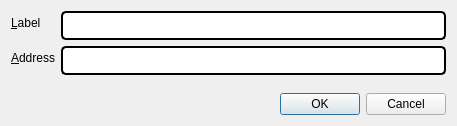
<?xml version="1.0" encoding="UTF-8"?>
<ui version="4.0">
 <class>EditAddressDialog</class>
 <widget class="QDialog" name="EditAddressDialog">
  <property name="geometry">
   <rect>
    <x>0</x>
    <y>0</y>
    <width>457</width>
    <height>126</height>
   </rect>
  </property>
  <property name="windowTitle">
   <string>Edit Address</string>
  </property>
  <property name="styleSheet">
   <string notr="true">/*
 * The MIT License (MIT)
 *
 * Copyright (c) &lt;2013-2014&gt; &lt;Colin Duquesnoy&gt;
 *
 * Permission is hereby granted, free of charge, to any person obtaining a copy
 * of this software and associated documentation files (the &quot;Software&quot;), to deal
 * in the Software without restriction, including without limitation the rights
 * to use, copy, modify, merge, publish, distribute, sublicense, and/or sell
 * copies of the Software, and to permit persons to whom the Software is
 * furnished to do so, subject to the following conditions:

 * The above copyright notice and this permission notice shall be included in
 * all copies or substantial portions of the Software.

 * THE SOFTWARE IS PROVIDED &quot;AS IS&quot;, WITHOUT WARRANTY OF ANY KIND, EXPRESS OR
 * IMPLIED, INCLUDING BUT NOT LIMITED TO THE WARRANTIES OF MERCHANTABILITY,
 * FITNESS FOR A PARTICULAR PURPOSE AND NONINFRINGEMENT. IN NO EVENT SHALL THE
 * AUTHORS OR COPYRIGHT HOLDERS BE LIABLE FOR ANY CLAIM, DAMAGES OR OTHER
 * LIABILITY, WHETHER IN AN ACTION OF CONTRACT, TORT OR OTHERWISE, ARISING FROM,
 * OUT OF OR IN CONNECTION WITH THE SOFTWARE OR THE USE OR OTHER DEALINGS IN
 * THE SOFTWARE.
 */
QToolTip
{
    border: 1px solid #76797C;
    background-color: rgb(90, 102, 117);;
    color: white;
    padding: 5px;
    opacity: 200;
}

QWidget
{
    color: #eff0f1;
    background-color: #31363b;
    selection-background-color:#3daee9;
    selection-color: #eff0f1;
    background-clip: border;
    border-image: none;
    border: 0px transparent black;
    outline: 0;
}

QWidget:item:hover
{
    background-color: #18465d;
    color: #eff0f1;
}

QWidget:item:selected
{
    background-color: #18465d;
}

QCheckBox
{
    spacing: 5px;
    outline: none;
    color: #eff0f1;
    margin-bottom: 2px;
}

QCheckBox:disabled
{
    color: #76797C;
}

QCheckBox::indicator,
QGroupBox::indicator
{
    width: 18px;
    height: 18px;
}
QGroupBox::indicator
{
    margin-left: 2px;
}

QCheckBox::indicator:unchecked
{
    image: url(:/qss_icons/rc/checkbox_unchecked.png);
}

QCheckBox::indicator:unchecked:hover,
QCheckBox::indicator:unchecked:focus,
QCheckBox::indicator:unchecked:pressed,
QGroupBox::indicator:unchecked:hover,
QGroupBox::indicator:unchecked:focus,
QGroupBox::indicator:unchecked:pressed
{
  border: none;
    image: url(:/qss_icons/rc/checkbox_unchecked_focus.png);
}

QCheckBox::indicator:checked
{
    image: url(:/qss_icons/rc/checkbox_checked.png);
}

QCheckBox::indicator:checked:hover,
QCheckBox::indicator:checked:focus,
QCheckBox::indicator:checked:pressed,
QGroupBox::indicator:checked:hover,
QGroupBox::indicator:checked:focus,
QGroupBox::indicator:checked:pressed
{
  border: none;
    image: url(:/qss_icons/rc/checkbox_checked_focus.png);
}


QCheckBox::indicator:indeterminate
{
    image: url(:/qss_icons/rc/checkbox_indeterminate.png);
}

QCheckBox::indicator:indeterminate:focus,
QCheckBox::indicator:indeterminate:hover,
QCheckBox::indicator:indeterminate:pressed
{
    image: url(:/qss_icons/rc/checkbox_indeterminate_focus.png);
}

QCheckBox::indicator:checked:disabled,
QGroupBox::indicator:checked:disabled
{
    image: url(:/qss_icons/rc/checkbox_checked_disabled.png);
}

QCheckBox::indicator:unchecked:disabled,
QGroupBox::indicator:unchecked:disabled
{
    image: url(:/qss_icons/rc/checkbox_unchecked_disabled.png);
}

QRadioButton
{
    spacing: 5px;
    outline: none;
    color: #eff0f1;
    margin-bottom: 2px;
}

QRadioButton:disabled
{
    color: #76797C;
}
QRadioButton::indicator
{
    width: 21px;
    height: 21px;
}

QRadioButton::indicator:unchecked
{
    image: url(:/qss_icons/rc/radio_unchecked.png);
}


QRadioButton::indicator:unchecked:hover,
QRadioButton::indicator:unchecked:focus,
QRadioButton::indicator:unchecked:pressed
{
    border: none;
    outline: none;
    image: url(:/qss_icons/rc/radio_unchecked_focus.png);
}

QRadioButton::indicator:checked
{
    border: none;
    outline: none;
    image: url(:/qss_icons/rc/radio_checked.png);
}

QRadioButton::indicator:checked:hover,
QRadioButton::indicator:checked:focus,
QRadioButton::indicator:checked:pressed
{
    border: none;
    outline: none;
    image: url(:/qss_icons/rc/radio_checked_focus.png);
}

QRadioButton::indicator:checked:disabled
{
    outline: none;
    image: url(:/qss_icons/rc/radio_checked_disabled.png);
}

QRadioButton::indicator:unchecked:disabled
{
    image: url(:/qss_icons/rc/radio_unchecked_disabled.png);
}


QMenuBar
{
    background-color: #31363b;
    color: #eff0f1;
}

QMenuBar::item
{
    background: transparent;
}

QMenuBar::item:selected
{
    background: transparent;
    border: 1px solid #76797C;
}

QMenuBar::item:pressed
{
    border: 1px solid #76797C;
    background-color: #3daee9;
    color: #eff0f1;
    margin-bottom:-1px;
    padding-bottom:1px;
}

QMenu
{
    border: 1px solid #76797C;
    color: #eff0f1;
    margin: 2px;
}

QMenu::icon
{
    margin: 5px;
}

QMenu::item
{
    padding: 5px 30px 5px 30px;
    border: 1px solid transparent; /* reserve space for selection border */
}

QMenu::item:selected
{
    color: #eff0f1;
}

QMenu::separator {
    height: 2px;
    background: lightblue;
    margin-left: 10px;
    margin-right: 5px;
}

QMenu::indicator {
    width: 18px;
    height: 18px;
}

/* non-exclusive indicator = check box style indicator
   (see QActionGroup::setExclusive) */
QMenu::indicator:non-exclusive:unchecked {
    image: url(:/qss_icons/rc/checkbox_unchecked.png);
}

QMenu::indicator:non-exclusive:unchecked:selected {
    image: url(:/qss_icons/rc/checkbox_unchecked_disabled.png);
}

QMenu::indicator:non-exclusive:checked {
    image: url(:/qss_icons/rc/checkbox_checked.png);
}

QMenu::indicator:non-exclusive:checked:selected {
    image: url(:/qss_icons/rc/checkbox_checked_disabled.png);
}

/* exclusive indicator = radio button style indicator (see QActionGroup::setExclusive) */
QMenu::indicator:exclusive:unchecked {
    image: url(:/qss_icons/rc/radio_unchecked.png);
}

QMenu::indicator:exclusive:unchecked:selected {
    image: url(:/qss_icons/rc/radio_unchecked_disabled.png);
}

QMenu::indicator:exclusive:checked {
    image: url(:/qss_icons/rc/radio_checked.png);
}

QMenu::indicator:exclusive:checked:selected {
    image: url(:/qss_icons/rc/radio_checked_disabled.png);
}

QMenu::right-arrow {
    margin: 5px;
    image: url(:/qss_icons/rc/right_arrow.png)
}


QWidget:disabled
{
    color: #454545;
    background-color: #31363b;
}

QAbstractItemView
{
    alternate-background-color: #31363b;
    color: #eff0f1;
    border: 1px solid 3A3939;
    border-radius: 2px;
}

QWidget:focus, QMenuBar:focus
{
    border: 1px solid #3daee9;
}

QTabWidget:focus, QCheckBox:focus, QRadioButton:focus, QSlider:focus
{
    border: none;
}

QLineEdit
{
    background-color: #232629;
    padding: 5px;
    border-style: solid;
    border: 1px solid #76797C;
    border-radius: 2px;
    color: #eff0f1;
}

QAbstractItemView QLineEdit
{
    padding: 0;
}

QGroupBox {
    border:1px solid #76797C;
    border-radius: 2px;
    margin-top: 20px;
}

QGroupBox::title {
    subcontrol-origin: margin;
    subcontrol-position: top center;
    padding-left: 10px;
    padding-right: 10px;
    padding-top: 10px;
}

QAbstractScrollArea
{
    border-radius: 2px;
    border: 1px solid #76797C;
    background-color: transparent;
}

QScrollBar:horizontal
{
    height: 15px;
    margin: 3px 15px 3px 15px;
    border: 1px transparent #2A2929;
    border-radius: 4px;
    background-color: #2A2929;
}

QScrollBar::handle:horizontal
{
    background-color: #605F5F;
    min-width: 5px;
    border-radius: 4px;
}

QScrollBar::add-line:horizontal
{
    margin: 0px 3px 0px 3px;
    border-image: url(:/qss_icons/rc/right_arrow_disabled.png);
    width: 10px;
    height: 10px;
    subcontrol-position: right;
    subcontrol-origin: margin;
}

QScrollBar::sub-line:horizontal
{
    margin: 0px 3px 0px 3px;
    border-image: url(:/qss_icons/rc/left_arrow_disabled.png);
    height: 10px;
    width: 10px;
    subcontrol-position: left;
    subcontrol-origin: margin;
}

QScrollBar::add-line:horizontal:hover,QScrollBar::add-line:horizontal:on
{
    border-image: url(:/qss_icons/rc/right_arrow.png);
    height: 10px;
    width: 10px;
    subcontrol-position: right;
    subcontrol-origin: margin;
}


QScrollBar::sub-line:horizontal:hover, QScrollBar::sub-line:horizontal:on
{
    border-image: url(:/qss_icons/rc/left_arrow.png);
    height: 10px;
    width: 10px;
    subcontrol-position: left;
    subcontrol-origin: margin;
}

QScrollBar::up-arrow:horizontal, QScrollBar::down-arrow:horizontal
{
    background: none;
}


QScrollBar::add-page:horizontal, QScrollBar::sub-page:horizontal
{
    background: none;
}

QScrollBar:vertical
{
    background-color: #2A2929;
    width: 15px;
    margin: 15px 3px 15px 3px;
    border: 1px transparent #2A2929;
    border-radius: 4px;
}

QScrollBar::handle:vertical
{
    background-color: #605F5F;
    min-height: 5px;
    border-radius: 4px;
}

QScrollBar::sub-line:vertical
{
    margin: 3px 0px 3px 0px;
    border-image: url(:/qss_icons/rc/up_arrow_disabled.png);
    height: 10px;
    width: 10px;
    subcontrol-position: top;
    subcontrol-origin: margin;
}

QScrollBar::add-line:vertical
{
    margin: 3px 0px 3px 0px;
    border-image: url(:/qss_icons/rc/down_arrow_disabled.png);
    height: 10px;
    width: 10px;
    subcontrol-position: bottom;
    subcontrol-origin: margin;
}

QScrollBar::sub-line:vertical:hover,QScrollBar::sub-line:vertical:on
{

    border-image: url(:/qss_icons/rc/up_arrow.png);
    height: 10px;
    width: 10px;
    subcontrol-position: top;
    subcontrol-origin: margin;
}


QScrollBar::add-line:vertical:hover, QScrollBar::add-line:vertical:on
{
    border-image: url(:/qss_icons/rc/down_arrow.png);
    height: 10px;
    width: 10px;
    subcontrol-position: bottom;
    subcontrol-origin: margin;
}

QScrollBar::up-arrow:vertical, QScrollBar::down-arrow:vertical
{
    background: none;
}


QScrollBar::add-page:vertical, QScrollBar::sub-page:vertical
{
    background: none;
}

QTextEdit
{
    background-color: #232629;
    color: #eff0f1;
    border: 1px solid #76797C;
}

QPlainTextEdit
{
    background-color: #232629;;
    color: #eff0f1;
    border-radius: 2px;
    border: 1px solid #76797C;
}

QHeaderView::section
{
    background-color: #76797C;
    color: #eff0f1;
    padding: 5px;
    border: 1px solid #76797C;
}

QSizeGrip {
    image: url(:/qss_icons/rc/sizegrip.png);
    width: 12px;
    height: 12px;
}


QMainWindow::separator
{
    background-color: #31363b;
    color: white;
    padding-left: 4px;
    spacing: 2px;
    border: 1px dashed #76797C;
}

QMainWindow::separator:hover
{

    background-color: #787876;
    color: white;
    padding-left: 4px;
    border: 1px solid #76797C;
    spacing: 2px;
}


QMenu::separator
{
    height: 1px;
    background-color: #76797C;
    color: white;
    padding-left: 4px;
    margin-left: 10px;
    margin-right: 5px;
}


QFrame
{
    border-radius: 2px;
    border: 1px solid #76797C;
}

QFrame[frameShape=&quot;0&quot;]
{
    border-radius: 2px;
    border: 1px transparent #76797C;
}

QStackedWidget
{
    border: 1px transparent black;
}

QToolBar {
    border: 1px transparent #393838;
    background: 1px solid #31363b;
    font-weight: bold;
}

QToolBar::handle:horizontal {
    image: url(:/qss_icons/rc/Hmovetoolbar.png);
}
QToolBar::handle:vertical {
    image: url(:/qss_icons/rc/Vmovetoolbar.png);
}
QToolBar::separator:horizontal {
    image: url(:/qss_icons/rc/Hsepartoolbar.png);
}
QToolBar::separator:vertical {
    image: url(:/qss_icons/rc/Vsepartoolbar.png);
}
QToolButton#qt_toolbar_ext_button {
    background: #58595a
}

QPushButton
{
    color: #eff0f1;
    background-color: #31363b;
    border-width: 1px;
    border-color: #76797C;
    border-style: solid;
    padding: 5px;
    border-radius: 2px;
    outline: none;
}

QPushButton:disabled
{
    background-color: #31363b;
    border-width: 1px;
    border-color: #454545;
    border-style: solid;
    padding-top: 5px;
    padding-bottom: 5px;
    padding-left: 10px;
    padding-right: 10px;
    border-radius: 2px;
    color: #454545;
}

QPushButton:focus {
    background-color: #3daee9;
    color: white;
}

QPushButton:pressed
{
    background-color: #3daee9;
    padding-top: -15px;
    padding-bottom: -17px;
}

QComboBox
{
    selection-background-color: #3daee9;
    border-style: solid;
    border: 1px solid #76797C;
    border-radius: 2px;
    padding: 5px;
    min-width: 75px;
}

QPushButton:checked{
    background-color: #76797C;
    border-color: #6A6969;
}

QComboBox:hover,QPushButton:hover,QAbstractSpinBox:hover,QLineEdit:hover,QTextEdit:hover,QPlainTextEdit:hover,QAbstractView:hover,QTreeView:hover
{
    border: 1px solid #3daee9;
    color: #eff0f1;
}

QComboBox:on
{
    padding-top: 3px;
    padding-left: 4px;
    selection-background-color: #4a4a4a;
}

QComboBox QAbstractItemView
{
    background-color: #232629;
    border-radius: 2px;
    border: 1px solid #76797C;
    selection-background-color: #18465d;
}

QComboBox::drop-down
{
    subcontrol-origin: padding;
    subcontrol-position: top right;
    width: 15px;

    border-left-width: 0px;
    border-left-color: darkgray;
    border-left-style: solid;
    border-top-right-radius: 3px;
    border-bottom-right-radius: 3px;
}

QComboBox::down-arrow
{
    image: url(:/qss_icons/rc/down_arrow_disabled.png);
}

QComboBox::down-arrow:on, QComboBox::down-arrow:hover,
QComboBox::down-arrow:focus
{
    image: url(:/qss_icons/rc/down_arrow.png);
}

QAbstractSpinBox {
    padding: 5px;
    border: 1px solid #76797C;
    background-color: #232629;
    color: #eff0f1;
    border-radius: 2px;
    min-width: 75px;
}

QAbstractSpinBox:up-button
{
    background-color: transparent;
    subcontrol-origin: border;
    subcontrol-position: center right;
}

QAbstractSpinBox:down-button
{
    background-color: transparent;
    subcontrol-origin: border;
    subcontrol-position: center left;
}

QAbstractSpinBox::up-arrow,QAbstractSpinBox::up-arrow:disabled,QAbstractSpinBox::up-arrow:off {
    image: url(:/qss_icons/rc/up_arrow_disabled.png);
    width: 10px;
    height: 10px;
}
QAbstractSpinBox::up-arrow:hover
{
    image: url(:/qss_icons/rc/up_arrow.png);
}


QAbstractSpinBox::down-arrow,QAbstractSpinBox::down-arrow:disabled,QAbstractSpinBox::down-arrow:off
{
    image: url(:/qss_icons/rc/down_arrow_disabled.png);
    width: 10px;
    height: 10px;
}
QAbstractSpinBox::down-arrow:hover
{
    image: url(:/qss_icons/rc/down_arrow.png);
}


QLabel
{
    border: 0px solid black;
}

QTabWidget{
    border: 0px transparent black;
}

QTabWidget::pane {
    border: 1px solid #76797C;
    padding: 5px;
    margin: 0px;
}

QTabWidget::tab-bar {
    left: 5px; /* move to the right by 5px */
}

QTabBar
{
    qproperty-drawBase: 0;
    border-radius: 3px;
}

QTabBar:focus
{
    border: 0px transparent black;
}

QTabBar::close-button  {
    image: url(:/qss_icons/rc/close.png);
    background: transparent;
}

QTabBar::close-button:hover
{
    image: url(:/qss_icons/rc/close-hover.png);
    background: transparent;
}

QTabBar::close-button:pressed {
    image: url(:/qss_icons/rc/close-pressed.png);
    background: transparent;
}

/* TOP TABS */
QTabBar::tab:top {
    color: #eff0f1;
    border: 1px solid #76797C;
    border-bottom: 1px transparent black;
    background-color: #31363b;
    padding: 5px;
    min-width: 50px;
    border-top-left-radius: 2px;
    border-top-right-radius: 2px;
}

QTabBar::tab:top:!selected
{
    color: #eff0f1;
    background-color: #54575B;
    border: 1px solid #76797C;
    border-bottom: 1px transparent black;
    border-top-left-radius: 2px;
    border-top-right-radius: 2px;    
}

QTabBar::tab:top:!selected:hover {
    background-color: #3daee9;
}

/* BOTTOM TABS */
QTabBar::tab:bottom {
    color: #eff0f1;
    border: 1px solid #76797C;
    border-top: 1px transparent black;
    background-color: #31363b;
    padding: 5px;
    border-bottom-left-radius: 2px;
    border-bottom-right-radius: 2px;
    min-width: 50px;
}

QTabBar::tab:bottom:!selected
{
    color: #eff0f1;
    background-color: #54575B;
    border: 1px solid #76797C;
    border-top: 1px transparent black;
    border-bottom-left-radius: 2px;
    border-bottom-right-radius: 2px;
}

QTabBar::tab:bottom:!selected:hover {
    background-color: #3daee9;
}

/* LEFT TABS */
QTabBar::tab:left {
    color: #eff0f1;
    border: 1px solid #76797C;
    border-left: 1px transparent black;
    background-color: #31363b;
    padding: 5px;
    border-top-right-radius: 2px;
    border-bottom-right-radius: 2px;
    min-height: 50px;
}

QTabBar::tab:left:!selected
{
    color: #eff0f1;
    background-color: #54575B;
    border: 1px solid #76797C;
    border-left: 1px transparent black;
    border-top-right-radius: 2px;
    border-bottom-right-radius: 2px;
}

QTabBar::tab:left:!selected:hover {
    background-color: #3daee9;
}


/* RIGHT TABS */
QTabBar::tab:right {
    color: #eff0f1;
    border: 1px solid #76797C;
    border-right: 1px transparent black;
    background-color: #31363b;
    padding: 5px;
    border-top-left-radius: 2px;
    border-bottom-left-radius: 2px;
    min-height: 50px;
}

QTabBar::tab:right:!selected
{
    color: #eff0f1;
    background-color: #54575B;
    border: 1px solid #76797C;
    border-right: 1px transparent black;
    border-top-left-radius: 2px;
    border-bottom-left-radius: 2px;
}

QTabBar::tab:right:!selected:hover {
    background-color: #3daee9;
}

QTabBar QToolButton::right-arrow:enabled {
     image: url(:/qss_icons/rc/right_arrow.png);
 }

 QTabBar QToolButton::left-arrow:enabled {
     image: url(:/qss_icons/rc/left_arrow.png);
 }

QTabBar QToolButton::right-arrow:disabled {
     image: url(:/qss_icons/rc/right_arrow_disabled.png);
 }

 QTabBar QToolButton::left-arrow:disabled {
     image: url(:/qss_icons/rc/left_arrow_disabled.png);
 }


QDockWidget {
    background: #31363b;
    border: 1px solid #403F3F;
    titlebar-close-icon: url(:/qss_icons/rc/close.png);
    titlebar-normal-icon: url(:/qss_icons/rc/undock.png);
}

QDockWidget::close-button, QDockWidget::float-button {
    border: 1px solid transparent;
    border-radius: 2px;
    background: transparent;
}

QDockWidget::close-button:hover, QDockWidget::float-button:hover {
    background: rgba(255, 255, 255, 10);
}

QDockWidget::close-button:pressed, QDockWidget::float-button:pressed {
    padding: 1px -1px -1px 1px;
    background: rgba(255, 255, 255, 10);
}

QTreeView, QListView
{
    border: 1px solid #76797C;
    background-color: #232629;
}

QTreeView:branch:selected, QTreeView:branch:hover
{
    background: url(:/qss_icons/rc/transparent.png);
}

QTreeView::branch:has-siblings:!adjoins-item {
    border-image: url(:/qss_icons/rc/transparent.png);
}

QTreeView::branch:has-siblings:adjoins-item {
    border-image: url(:/qss_icons/rc/transparent.png);
}

QTreeView::branch:!has-children:!has-siblings:adjoins-item {
    border-image: url(:/qss_icons/rc/transparent.png);
}

QTreeView::branch:has-children:!has-siblings:closed,
QTreeView::branch:closed:has-children:has-siblings {
    image: url(:/qss_icons/rc/branch_closed.png);
}

QTreeView::branch:open:has-children:!has-siblings,
QTreeView::branch:open:has-children:has-siblings  {
    image: url(:/qss_icons/rc/branch_open.png);
}

QTreeView::branch:has-children:!has-siblings:closed:hover,
QTreeView::branch:closed:has-children:has-siblings:hover {
    image: url(:/qss_icons/rc/branch_closed-on.png);
    }

QTreeView::branch:open:has-children:!has-siblings:hover,
QTreeView::branch:open:has-children:has-siblings:hover  {
    image: url(:/qss_icons/rc/branch_open-on.png);
    }

QListView::item:!selected:hover, QTreeView::item:!selected:hover  {
    background: #18465d;
    outline: 0;
    color: #eff0f1
}

QListView::item:selected:hover, QTreeView::item:selected:hover  {
    background: #287399;
    color: #eff0f1;
}

QSlider::groove:horizontal {
    border: 1px solid #565a5e;
    height: 4px;
    background: #565a5e;
    margin: 0px;
    border-radius: 2px;
}

QSlider::handle:horizontal {
    background: #232629;
    border: 1px solid #565a5e;
    width: 16px;
    height: 16px;
    margin: -8px 0;
    border-radius: 9px;
}

QSlider::groove:vertical {
    border: 1px solid #565a5e;
    width: 4px;
    background: #565a5e;
    margin: 0px;
    border-radius: 3px;
}

QSlider::handle:vertical {
    background: #232629;
    border: 1px solid #565a5e;
    width: 16px;
    height: 16px;
    margin: 0 -8px;
    border-radius: 9px;
}

QToolButton {
    background-color: transparent;
    border: 1px transparent #76797C;
    border-radius: 2px;
    margin: 3px;
    padding: 5px;
}

QToolButton[popupMode=&quot;1&quot;] { /* only for MenuButtonPopup */
 padding-right: 20px; /* make way for the popup button */
 border: 1px #76797C;
 border-radius: 5px;
}

QToolButton[popupMode=&quot;2&quot;] { /* only for InstantPopup */
 padding-right: 10px; /* make way for the popup button */
 border: 1px #76797C;
}


QToolButton:hover, QToolButton::menu-button:hover {
    background-color: transparent;
    border: 1px solid #3daee9;
    padding: 5px;
}

QToolButton:checked, QToolButton:pressed,
        QToolButton::menu-button:pressed {
    background-color: #3daee9;
    border: 1px solid #3daee9;
    padding: 5px;
}

/* the subcontrol below is used only in the InstantPopup or DelayedPopup mode */
QToolButton::menu-indicator {
    image: url(:/qss_icons/rc/down_arrow.png);
    top: -7px; left: -2px; /* shift it a bit */
}

/* the subcontrols below are used only in the MenuButtonPopup mode */
QToolButton::menu-button {
    border: 1px transparent #76797C;
    border-top-right-radius: 6px;
    border-bottom-right-radius: 6px;
    /* 16px width + 4px for border = 20px allocated above */
    width: 16px;
    outline: none;
}

QToolButton::menu-arrow {
    image: url(:/qss_icons/rc/down_arrow.png);
}

QToolButton::menu-arrow:open {
    border: 1px solid #76797C;
}

QPushButton::menu-indicator  {
    subcontrol-origin: padding;
    subcontrol-position: bottom right;
    left: 8px;
}

QTableView
{
    border: 1px solid #76797C;
    gridline-color: #31363b;
    background-color: #232629;
}


QTableView, QHeaderView
{
    border-radius: 0px;
}

QTableView::item:pressed, QListView::item:pressed, QTreeView::item:pressed  {
    background: #18465d;
    color: #eff0f1;
}

QTableView::item:selected:active, QTreeView::item:selected:active, QListView::item:selected:active  {
    background: #287399;
    color: #eff0f1;
}


QHeaderView
{
    background-color: #31363b;
    border: 1px transparent;
    border-radius: 0px;
    margin: 0px;
    padding: 0px;

}

QHeaderView::section  {
    background-color: #31363b;
    color: #eff0f1;
    padding: 5px;
    border: 1px solid #76797C;
    border-radius: 0px;
    text-align: center;
}

QHeaderView::section::vertical::first, QHeaderView::section::vertical::only-one
{
    border-top: 1px solid #76797C;
}

QHeaderView::section::vertical
{
    border-top: transparent;
}

QHeaderView::section::horizontal::first, QHeaderView::section::horizontal::only-one
{
    border-left: 1px solid #76797C;
}

QHeaderView::section::horizontal
{
    border-left: transparent;
}


QHeaderView::section:checked
 {
    color: white;
    background-color: #334e5e;
 }

 /* style the sort indicator */
QHeaderView::down-arrow {
    image: url(:/qss_icons/rc/down_arrow.png);
}

QHeaderView::up-arrow {
    image: url(:/qss_icons/rc/up_arrow.png);
}


QTableCornerButton::section {
    background-color: #31363b;
    border: 1px transparent #76797C;
    border-radius: 0px;
}

QToolBox  {
    padding: 5px;
    border: 1px transparent black;
}

QToolBox::tab {
    color: #eff0f1;
    background-color: #31363b;
    border: 1px solid #76797C;
    border-bottom: 1px transparent #31363b;
    border-top-left-radius: 5px;
    border-top-right-radius: 5px;
}

QToolBox::tab:selected { /* italicize selected tabs */
    font: italic;
    background-color: #31363b;
    border-color: #3daee9;
 }

QStatusBar::item {
    border: 0px transparent dark;
 }


QFrame[height=&quot;3&quot;], QFrame[width=&quot;3&quot;] {
    background-color: #76797C;
}


QSplitter::handle {
    border: 1px dashed #76797C;
}

QSplitter::handle:hover {
    background-color: #787876;
    border: 1px solid #76797C;
}

QSplitter::handle:horizontal {
    width: 1px;
}

QSplitter::handle:vertical {
    height: 1px;
}

QProgressBar {
    border: 1px solid #76797C;
    border-radius: 5px;
    text-align: center;
}

QProgressBar::chunk {
    background-color: #05B8CC;
}

QDateEdit
{
    selection-background-color: #3daee9;
    border-style: solid;
    border: 1px solid #3375A3;
    border-radius: 2px;
    padding: 1px;
    min-width: 75px;
}

QDateEdit:on
{
    padding-top: 3px;
    padding-left: 4px;
    selection-background-color: #4a4a4a;
}

QDateEdit QAbstractItemView
{
    background-color: #232629;
    border-radius: 2px;
    border: 1px solid #3375A3;
    selection-background-color: #3daee9;
}

QDateEdit::drop-down
{
    subcontrol-origin: padding;
    subcontrol-position: top right;
    width: 15px;
    border-left-width: 0px;
    border-left-color: darkgray;
    border-left-style: solid;
    border-top-right-radius: 3px;
    border-bottom-right-radius: 3px;
}

QDateEdit::down-arrow
{
    image: url(:/qss_icons/rc/down_arrow_disabled.png);
}

QDateEdit::down-arrow:on, QDateEdit::down-arrow:hover,
QDateEdit::down-arrow:focus
{
    image: url(:/qss_icons/rc/down_arrow.png);
}
</string>
  </property>
  <layout class="QVBoxLayout" name="verticalLayout">
   <item>
    <layout class="QFormLayout" name="formLayout">
     <property name="fieldGrowthPolicy">
      <enum>QFormLayout::AllNonFixedFieldsGrow</enum>
     </property>
     <item row="0" column="0">
      <widget class="QLabel" name="label">
       <property name="text">
        <string>&amp;Label</string>
       </property>
       <property name="buddy">
        <cstring>labelEdit</cstring>
       </property>
      </widget>
     </item>
     <item row="0" column="1">
      <widget class="QLineEdit" name="labelEdit">
       <property name="toolTip">
        <string>The label associated with this address book entry</string>
       </property>
       <property name="styleSheet">
        <string notr="true">
border-top-left-radius: 5px;
border-top-right-radius: 5px;
border-bottom-left-radius: 5px;
border-bottom-right-radius: 5px;
border: 2px solid #000000;
min-height: 25px;
max-height: 25px;</string>
       </property>
      </widget>
     </item>
     <item row="1" column="0">
      <widget class="QLabel" name="label_2">
       <property name="text">
        <string>&amp;Address</string>
       </property>
       <property name="buddy">
        <cstring>addressEdit</cstring>
       </property>
      </widget>
     </item>
     <item row="1" column="1">
      <widget class="QLineEdit" name="addressEdit">
       <property name="toolTip">
        <string>The address associated with this address book entry. This can only be modified for sending addresses.</string>
       </property>
       <property name="styleSheet">
        <string notr="true">
border-top-left-radius: 5px;
border-top-right-radius: 5px;
border-bottom-left-radius: 5px;
border-bottom-right-radius: 5px;
border: 2px solid #000000;
min-height: 25px;
max-height: 25px;</string>
       </property>
      </widget>
     </item>
    </layout>
   </item>
   <item>
    <widget class="QDialogButtonBox" name="buttonBox">
     <property name="orientation">
      <enum>Qt::Horizontal</enum>
     </property>
     <property name="standardButtons">
      <set>QDialogButtonBox::Cancel|QDialogButtonBox::Ok</set>
     </property>
    </widget>
   </item>
  </layout>
 </widget>
 <resources/>
 <connections>
  <connection>
   <sender>buttonBox</sender>
   <signal>accepted()</signal>
   <receiver>EditAddressDialog</receiver>
   <slot>accept()</slot>
   <hints>
    <hint type="sourcelabel">
     <x>248</x>
     <y>254</y>
    </hint>
    <hint type="destinationlabel">
     <x>157</x>
     <y>274</y>
    </hint>
   </hints>
  </connection>
  <connection>
   <sender>buttonBox</sender>
   <signal>rejected()</signal>
   <receiver>EditAddressDialog</receiver>
   <slot>reject()</slot>
   <hints>
    <hint type="sourcelabel">
     <x>316</x>
     <y>260</y>
    </hint>
    <hint type="destinationlabel">
     <x>286</x>
     <y>274</y>
    </hint>
   </hints>
  </connection>
 </connections>
</ui>
